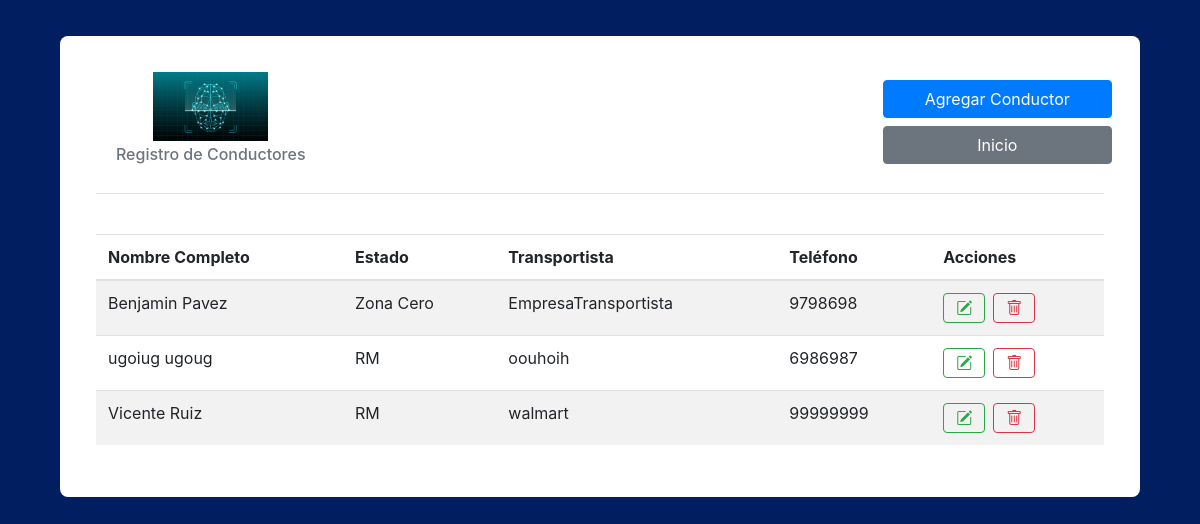
The app's page /profiles/, older data.
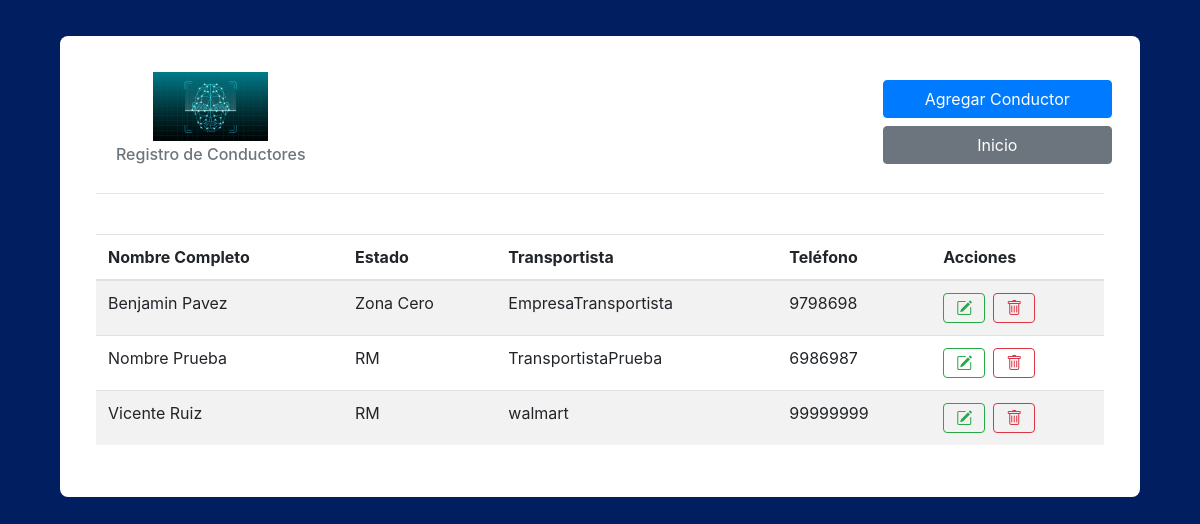
The same page, newer data.
### core/models.py (models this page shows, shortened)
class Profile(models.Model):
    rut = models.IntegerField(unique=True, default=0)
    first_name = models.CharField(max_length=70)
    last_name = models.CharField(max_length=70)
    date = models.DateField(null=True, blank=True)
    phone = models.BigIntegerField(null=True, blank=True)
    email = models.EmailField(null=True, blank=True)
    Transportista = models.CharField(max_length=200)
    CodTransportista = models.IntegerField(default=0, null=True, blank=True)
    status = models.CharField(choices=types,max_length=20,null=True,blank=False,default='RM')
    present = models.BooleanField(default=False)
    image = models.ImageField()
    updated = models.DateTimeField(auto_now=True)
    Patente = models.CharField(max_length=6, default='')

### core/views.py (the view)
# urls.py: path('profiles/', views.profiles, name='profiles'),
def profiles(request):
    profiles = Profile.objects.all()
    context = {
        'profiles': profiles
    }
    return render(request, 'core/profiles.html', context)

### core/templates/core/profiles.html (shortened to what this page needs)
{% extends "core/base.html" %}
{% load static %}
{% block content %}
<link rel="stylesheet" href="{% static 'css/details.css' %}">
<link href="https://cdn.jsdelivr.net/npm/bootstrap-icons/font/bootstrap-icons.css" rel="stylesheet">
<div class="container emp-profile" style="max-width: 90%;">
    <div class="row">
        <div class="col-12 col-md-3 text-center">
            <img src="{% static 'img/digital.jpg' %}" alt="" class="img-fluid" style="max-width: 50%;">
            <h6 class="text-muted p-1">Registro de Conductores</h6>
        </div>
        <div class="col-12 col-md-6">
        </div>
        <div class="col-12 col-md-3 text-center">
            <a href="{% url 'add_profile' %}">
                <input type="submit" class="btn btn-primary btn-block m-2" name="btnAddMore" value="Agregar Conductor" />
            </a>
            <a href="{% url 'index' %}">
                <input type="submit" class="btn btn-secondary btn-block m-2" name="btnAddMore" value="Inicio" />
            </a>
        </div>
    </div>
    <hr>
    <div class="tab-content" id="myTabContent">
        <br>
        <div class="table-responsive">
            <table class="table table-striped">
                <thead>
                    <tr>
                        <th scope="col">Nombre Completo</th>
                        <th scope="col">Estado</th>
                        <th scope="col">Transportista</th>
                        <th scope="col">Teléfono</th>
                        <th scope="col">Acciones</th>
                    </tr>
                </thead>
                <tbody>
                    {% for profile in profiles %}
                    <tr>
                        <td>{{ profile.first_name }} {{ profile.last_name }}</td>
                        <td>{{ profile.status }}</td>
                        <td>{{ profile.Transportista }}</td>
                        <td>{{ profile.phone }}</td>
                        <td>
                            <div class="btn-group btn-group-toggle">
                                <a href="{% url 'edit_profile' profile.id %}">
                                    <button type="button" class="btn btn-outline-success mr-1">
                                        <i class="bi bi-pencil-square"></i>
                                    </button>
                                </a>
                                <a href="{% url 'delete_profile' profile.id %}">
                                    <button type="button" class="btn btn-outline-danger ml-1">
                                        <i class="bi bi-trash"></i>
                                    </button>
                                </a>
                            </div>
                        </td>
                    </tr>
                    {% endfor %}
                </tbody>
            </table>
        </div>
    </div>
</div>
{% endblock content %}

Row changes from the older to the newer data that the page shows:
changed Profile: first_name "ugoiug" → "Nombre"; last_name "ugoug" → "Prueba"; Transportista "oouhoih" → "TransportistaPrueba"
